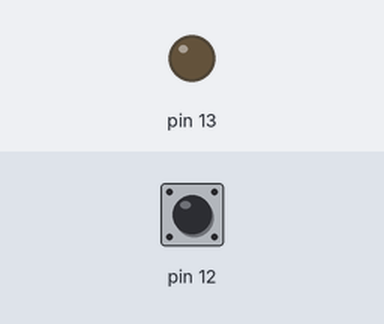
Recording of a sketch running on a simulated Arduino Uno, built with avr-gcc and run on an emulated ATmega328P. Parts: output pins drawn as LEDs (lit = HIGH). The test bench sets the inputs (shaded band); at power-on: pin 12 HIGH.

Above: at 1.2 s.
1.3 s: pin 12 pulled LOW for 0.15 s
At 1.37 s:
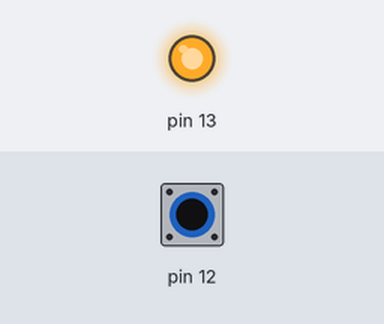
2.9 s: pin 12 pulled LOW for 3.2 s
At 7.1 s:
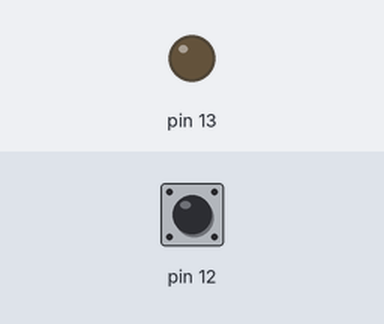
Timing chart, 0 to 8.6 s (numbered marks = the images above; inputs shaded):
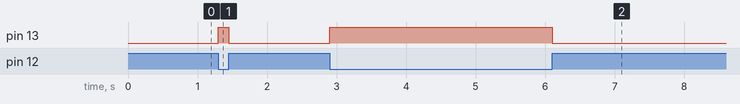

Measured:
- after the input at 1.3 s, pin 13: LOW → HIGH at once, → LOW 0.15 s later
- after the input at 2.9 s, pin 13: LOW → HIGH at once, → LOW 3.2 s later

The sketch:

Pushbutton_LED.ino
```cpp
int buttonState;

void setup() {
  pinMode(12, INPUT_PULLUP);
  pinMode(13, OUTPUT);
// sets up pins
}

void loop() {

  buttonState = digitalRead(12);
  if (buttonState == LOW) {
    digitalWrite(13, HIGH);
  }
  // if button is pressed, turn on light
  else {
    digitalWrite(13, LOW);
  }
  // else, turn off the light

}
```
